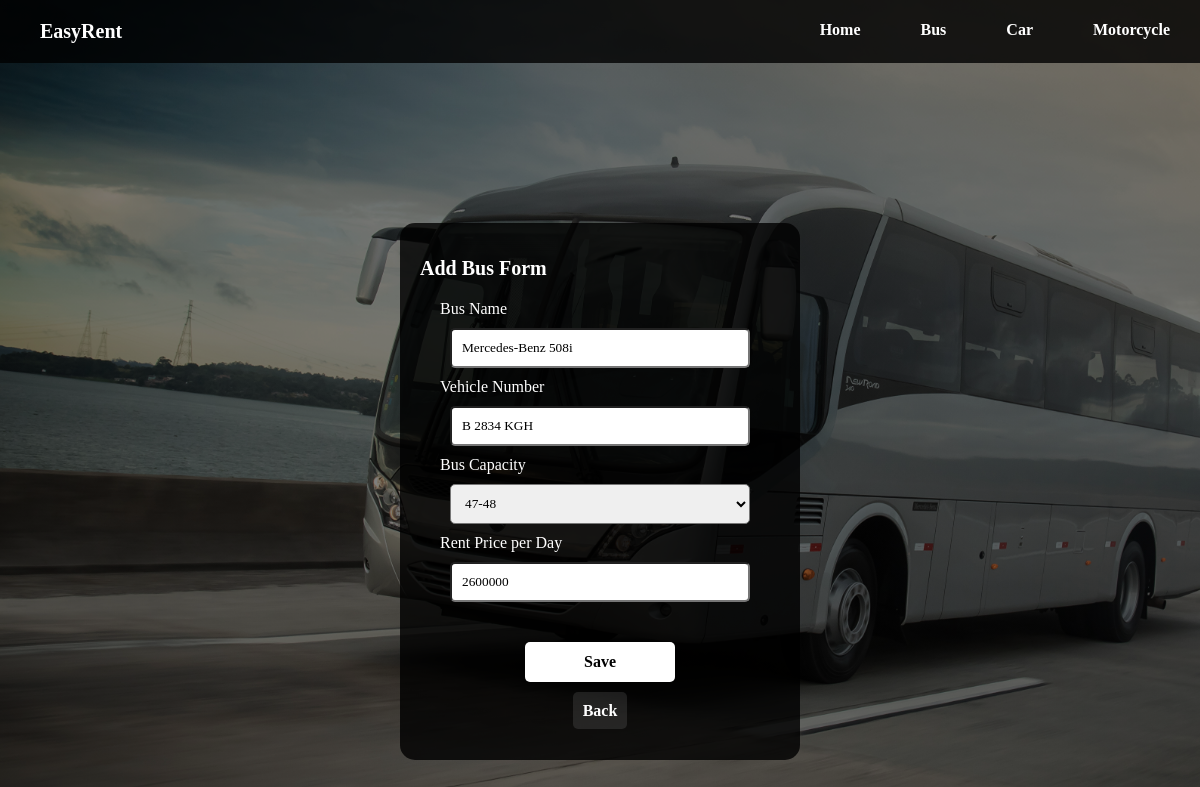
The page /edit/bus.php?busid=BUS0001 on the database its author committed.
### tables this page shows
CREATE TABLE `tbbus` (
  `BusID` varchar(10) NOT NULL,
  `BusName` varchar(255) NOT NULL,
  `BusPlat` varchar(10) NOT NULL,
  `Capacity` varchar(20) NOT NULL,
  `Price` int(11) NOT NULL,
  `RentStat` varchar(30) NOT NULL
);

### edit/bus.php (the view, shortened to what this page needs)
<DOCTYPE! html>
    <html>
        <head>
        </head>
        <body>
            <?php
            include '../connect.php';
            $busid = $_GET['busid'];
            $query = "SELECT * FROM tbbus WHERE busID = '$busid'";
            $result = mysqli_query($conn, $query);
            $row = mysqli_fetch_assoc($result);
            $busname = $row['BusName'];
            $busplat = $row['BusPlat'];
            $buscapacity = $row['Capacity'];
            $price = $row['Price'];
            ?>
            <div class="container">
                <div class="content-wrap">
                    <div class="form-wrap">
                        <h1>Add Bus Form</h1>
                        <form action="" method="POST">
                            <div class="input">
                                <label for="busname">Bus Name</label><br>
                                <input type="text" name="busname" id="busname" placeholder="Please input bus name..." value="<?php echo $busname; ?>" required>
                            </div>
                            <div class="input">
                                <label for="busplat">Vehicle Number</label><br>
                                <input type="text" name="busplat" id="busplat" placeholder="Please input vehicle number..." value="<?php echo $busplat; ?>" required>
                            </div>
                            <div class="input">
                                <label for="capacity">Bus Capacity</label><br>
                                <select name="capacity" id="capacity" required>
                                <option selected hidden value="<?php echo $buscapacity; ?>" style="font-size: 13px"><?php echo $buscapacity; ?></option>
                                </select>
                            </div>
                            <div class="input">
                                <label for="price">Rent Price per Day</label><br>
                                <input type="number" name="price" id="price" placeholder="Please input rent price per day..." value="<?php echo $price; ?>" required>
                            </div>
                            <div class="input-form">
                                <input type="Submit" name="submit" id="submit" value="Save">
                            </div>
                            <div class="input-form">
                            <a href="../admintables/showbus.php" style="text-align: center;">Back</a>
                            </div>
                        </form>
                    </div>
                </div>
            </div>
        </body>
    </html>

### edit/bus.php (style rules this page uses)
* { font-family: 'Candara'; }
html, body { animation: fade 2s; width: 100%; height: 100%; margin: 0; scroll-behavior: smooth; }
body { background-image: linear-gradient(rgba(0,0,0,0.5), rgba(0,0,0,0.5)),url('../images/bus.jpg'); background-repeat: no-repeat; background-size: cover; background-attachment: fixed; }
.container { display: flex; justify-content: center; margin: auto; width: 90%; padding: 20px; top: 20%; position: relative; }
.content-wrap { margin: 20px; }
.table-wrap, .form-wrap { padding: 20px; margin: 20px; border-radius: 15px; background-color: rgba(0,0,0,0.8); }
h1 { font-size: 20px; color: white; font-family: "Candara" }
label { color: white; text-align: left; }
input { margin: 10px; }
input[type="text"], input[type="number"] { width: 300px; height: 40px; padding: 10px; border-radius: 5px; }
select { width: 300px; height: 40px; padding: 10px; border-radius: 5px; margin: 10px; }
::placeholder { font-weight: bold; }
form { margin: 20px; }
.input-form { text-align: center; margin: 10px; }
input[type="submit"] { background-color: white; margin-top: 20px; width: 150px; height: 40px; border: none; border-radius: 5px; font-weight: bold; font-size: 16px; }
.input-form a { background-color: rgba(255,255,255,0.1); padding: 10px; margin: 10px; border-radius: 5px; color: white; font-weight: bold; text-decoration: none; }

### rows shown on the page
tbbus: busname "Mercedes-Benz 508i", busplat "B 2834 KGH", capacity "47-48", price "2600000"
